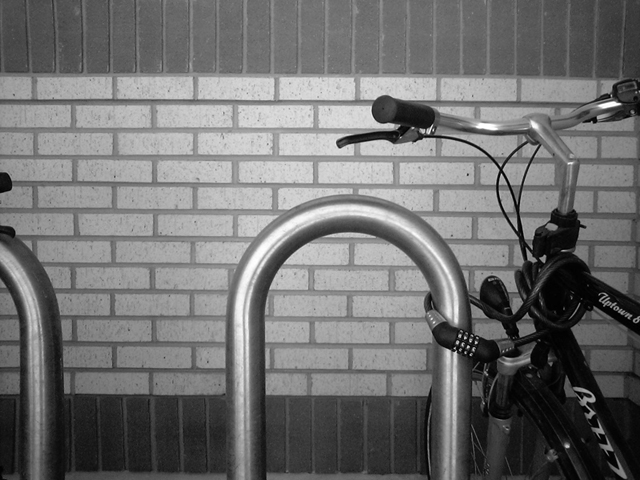
#> input picture Problem 20/Bikesgray.jpg, 640 x 480 px
$ python problem_20.py
#> lines starting #> are read from the running program, lines starting #| are printed output that depends on the picture
__author__ = 'Suvojit Manna'

# Write a program in MATLAB to enhance the image using Robert Operator.

import cv2
import numpy as np
from matplotlib import pyplot as plt

image = cv2.imread("Bikesgray.jpg", cv2.COLOR_BGR2GRAY)
#> image is the input picture: shape (480, 640); min 0, max 255, mean 112.2
cv2.imshow("Input", image)

# Robert Cross operators
kernelV = np.array([[1,  0],
                   [0,  -1]])
kernelH = np.array([[1,  0],
                   [0,  -1]])

image1 = cv2.filter2D(image, -1, kernelV)
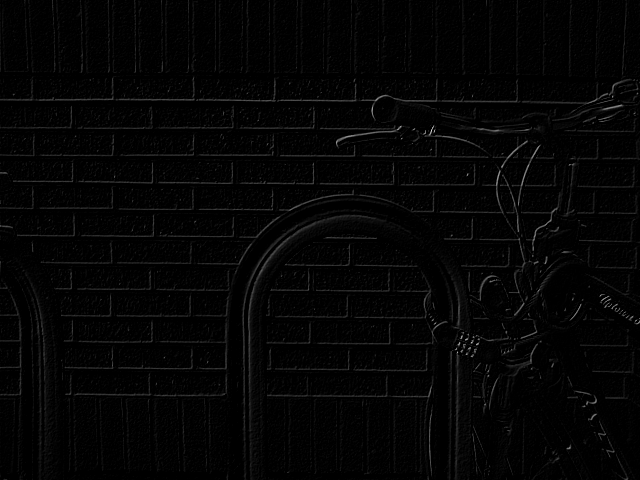
#> image1: shape (480, 640); min 0, max 214, mean 4.5
image2 = cv2.filter2D(image, -1, kernelH)
image1 = image1.astype(np.uint64)
image2 = image2.astype(np.uint64)
image = np.sqrt(np.power(image1,2) + np.power(image2,2))
image = image.astype(np.uint8)
cv2.imshow("Output : Robert Ops", image)
cv2.waitKey(0)
